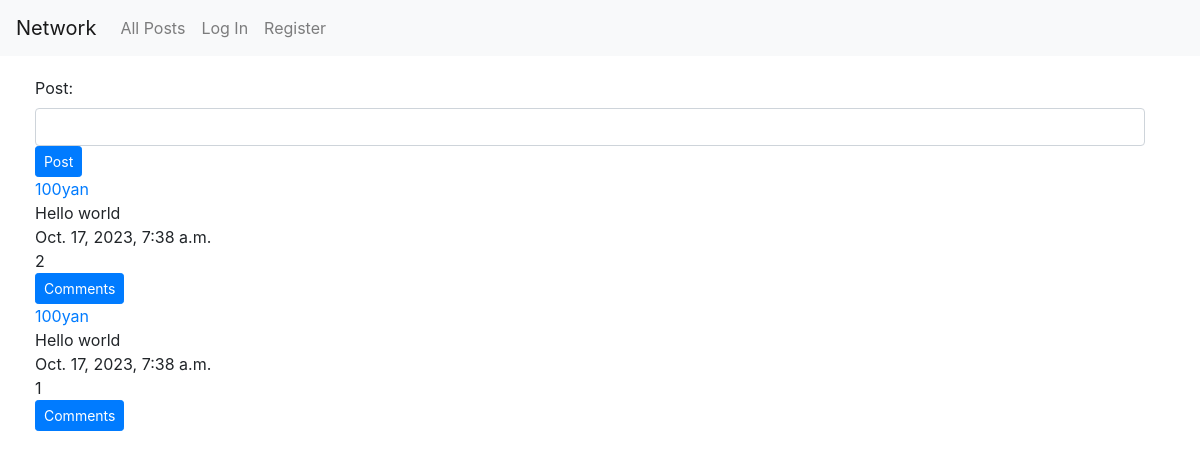
The app's page /, older data.
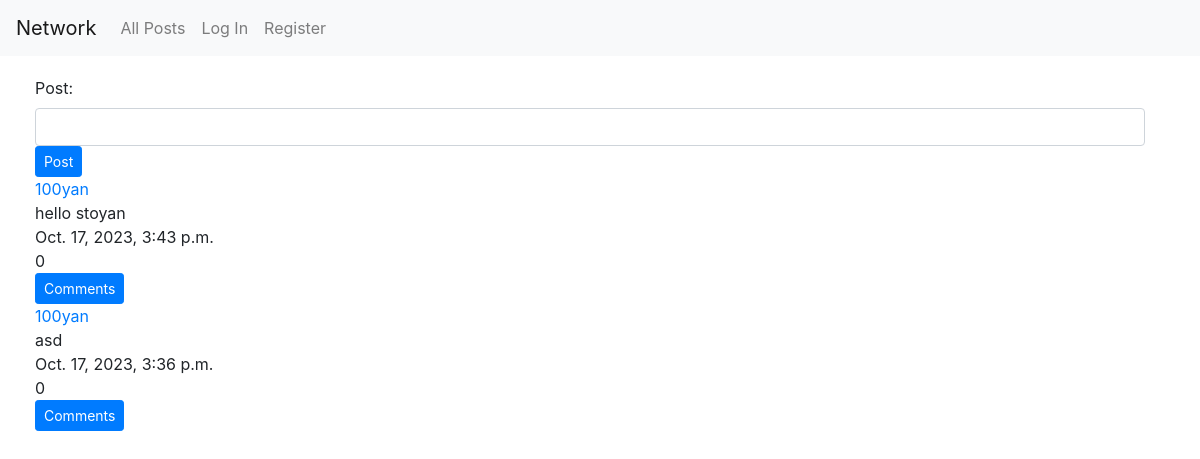
The same page, newer data.
### network/models.py (models this page shows, shortened)
class Post(models.Model):
    author = models.ForeignKey(User, on_delete=models.CASCADE)
    post = models.CharField(max_length=400)
    timestamp = models.DateTimeField(auto_now_add=True, blank=True)
    likes = models.ManyToManyField(User, related_name="liked_posts", default=0)
    def likes_count(self) -> int:
        return self.likes.all().count()

class User(AbstractUser):
    following = models.ManyToManyField('self', related_name='followers', blank=True)

### network/views.py (the view)
# urls.py: path("", views.index, name="index"),
def index(request):
    if request.method == "POST":
        form = PostForm(request.POST)
        if form.is_valid():
            new_post = form.cleaned_data['post']
            user = User.objects.get(id=request.user.id)
            Post.objects.create(author=user, post=new_post)
    context = {
        'create_post': PostForm,
        'posts': Post.objects.all().order_by('-timestamp'),
        'add_comment': CommentForm,
        'all_comments': Comment.objects.all().order_by("-timestamp")
    }
    return render(request, "network/index.html", context)

### network/templates/network/index.html (shortened to what this page needs)
{% extends "network/layout.html" %}
{% block body %}
    <div class="container">
        <div class="form">
            <form method="POST">
                {{ create_post }}
                <input type="submit" class='btn btn-sm btn-primary' name="new_post" value="Post">
            </form>
        </div>
        <div class="posts">
            {% for post in posts %}
                <div class="single-post">
                    <a href="{% url 'user' id=post.author.id %}">{{ post.author }}</a>
                    <div id="post-text">{{post.post}}</div>
                    {{ post.timestamp }}
                    <div class="interactions">
                        <div id="likes">
                            <span id="num-likes">{{ post.likes_count }}</span>
                        </div>
                        <div id="comments">
                            <button id="comment" class="btn btn-sm btn-primary">Comments</button>
                        </div>
                    </div>
                </div>
            {% endfor %}
        </div>
    </div>
{% endblock %}

Row changes from the older to the newer data that the page shows:
removed Post: author "100yan", post "Hello world", timestamp "Oct. 17, 2023, 7:38 a.m.", likes_count "2"
removed Post: author "100yan", post "Hello world", timestamp "Oct. 17, 2023, 7:38 a.m.", likes_count "1"
added Post: author "100yan", post "hello stoyan", timestamp "Oct. 17, 2023, 3:43 p.m.", likes_count "0"
added Post: author "100yan", post "asd", timestamp "Oct. 17, 2023, 3:36 p.m.", likes_count "0"
